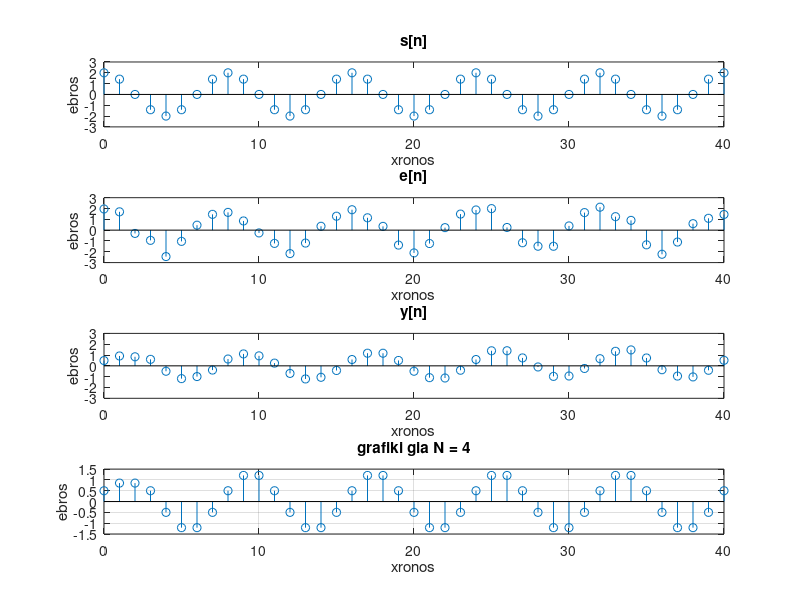
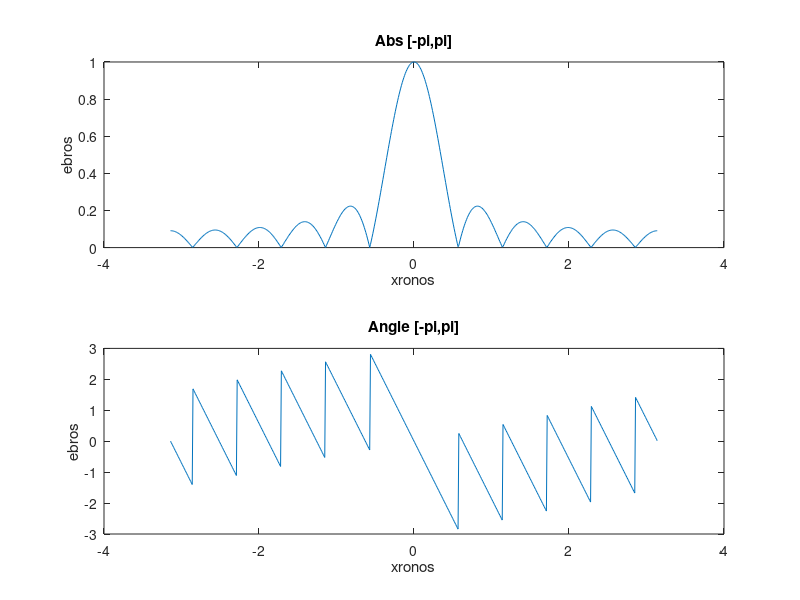
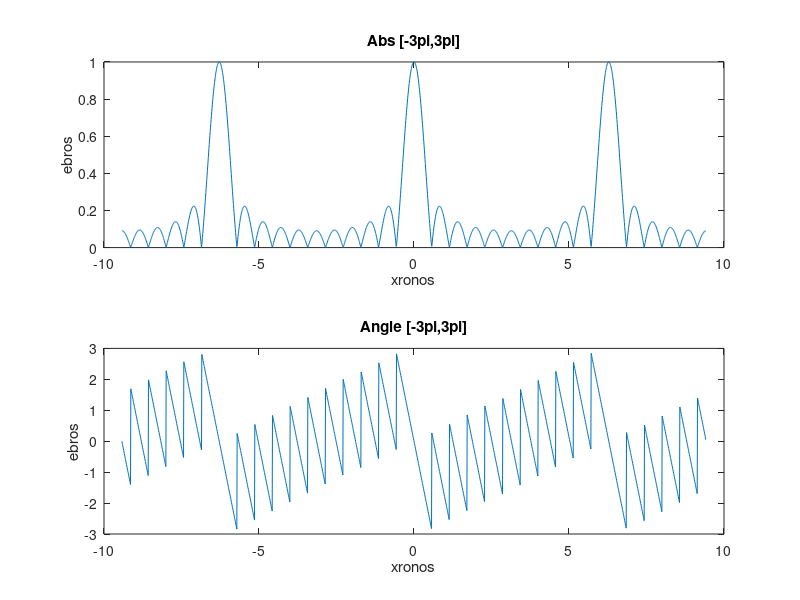

Source code (MATLAB) for these figures, in order:
function Ask1

########################## 1a
clear;
n=[0:1:40];
s=2*cos((pi.*n)/4);
e=randn(1,length(n)).*0.4;
y=zeros(1,length(n));
x=s+e;
k=4;
#calculate sum
res=0;
for i=1:41
  for j=0:k-1
      if i-j<=0
        continue; 
      endif;
      y(i)+=(1/k)*x(i-j);
   endfor;
endfor;

figure();
subplot(4,1,1);
stem(n,s);
ylim([-3 3]);
title("s[n]");
xlabel("xronos");
ylabel("ebros"); 

subplot(4,1,2);
stem(n,x);
ylim([-3 3]);
title("e[n]");
xlabel("xronos");
ylabel("ebros"); 

subplot(4,1,3);
stem(n,y);
ylim([-3 3]);
title("y[n]");
xlabel("xronos");
ylabel("ebros"); 

########################## exodos filtrou gia N=4
y(1) = (1/4)*s(1);
y(2) = (1/4)*(s(2)+s(1));
y(3) = (1/4)*(s(3)+s(2)+s(1));

k=0;
for n0 = 4:41
   y(n0) = (1/4)*(s(n0)+s(n0-1)+s(n0-2)+s(n0-3)); 
end
subplot(4,1,4);
ylim([-3 3]);
stem(n,y);
grid;
title("grafiki gia N = 4");
xlabel("xronos");
ylabel("ebros"); 
  
saveas(1,"Ask1a.jpg");

########################## 1b
clear;
N=11;
omega=[-pi:0.01:pi];
#--------------------------------------------------------------[-pi,pi]
H=(sin(omega.*(N/2))./(N*sin(omega./2))).*(exp(j*omega.*((1-N)/2)));
abs_=abs(H);
angle_=angle(H);

figure();
subplot(2,1,1);
plot(omega,abs_);
title("Abs [-pi,pi]");
xlabel("xronos");
ylabel("ebros"); 


subplot(2,1,2);
plot(omega,angle_);
title("Angle [-pi,pi]");
xlabel("xronos");
ylabel("ebros"); 

#--------------------------------------------------------------[-3pi,3pi]
omega=[(-3)*pi:0.01:3*pi];

H=(sin(omega.*(N/2))./(N*sin(omega/2))).*(exp(-j*omega.*((N-1)/2)));
abs_=abs(H);
angle_=angle(H);


figure();
subplot(2,1,1);
plot(omega,abs_);
title("Abs [-3pi,3pi]");
xlabel("xronos");
ylabel("ebros"); 

subplot(2,1,2);
plot(omega,angle_);
title("Angle [-3pi,3pi]");
xlabel("xronos");
ylabel("ebros"); 

saveas(2,"Ask1b.jpg");
endfunction
